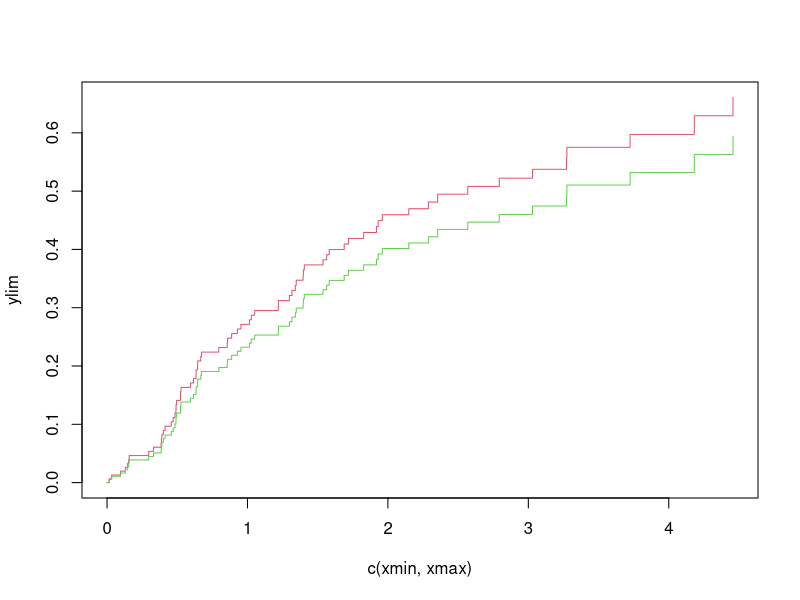

Write the R code that produced this figure. (Note: this script raises an error after producing the figure.)
library(survival);library(dplyr);library(ggplot2);library(purrr);library(cmprsk)

# makedata --------------------

set.seed(10)
ftime <- rexp(200)
fstatus <- sample(0:2,200,replace=TRUE)
cov <- matrix(runif(200),nrow=200)
dimnames(cov)[[2]] <- c('x1')
cov
print(z <- crr(ftime,fstatus,cov))
summary(z)
z.p <- predict(z,rbind(c(.1,.5,.8),c(.1,.5,.2)))
plot(z.p,lty=1,color=2:3)
crr(ftime,fstatus,cov,failcode=2)
# quadratic in time for first cov
crr(ftime,fstatus,cov,cbind(cov[,1],cov[,1]),function(Uft) cbind(Uft,Uft^2))

### survival package
pdata <- finegray(Surv(ftime, fstatus) ~ cov, data=cbind(ftime, fstatus, cov))
pdata


fgfit <- coxph(Surv(fgstart, fgstop, fgstatus) ~ 1,
               weight=fgwt, data=pdata, model = T)
